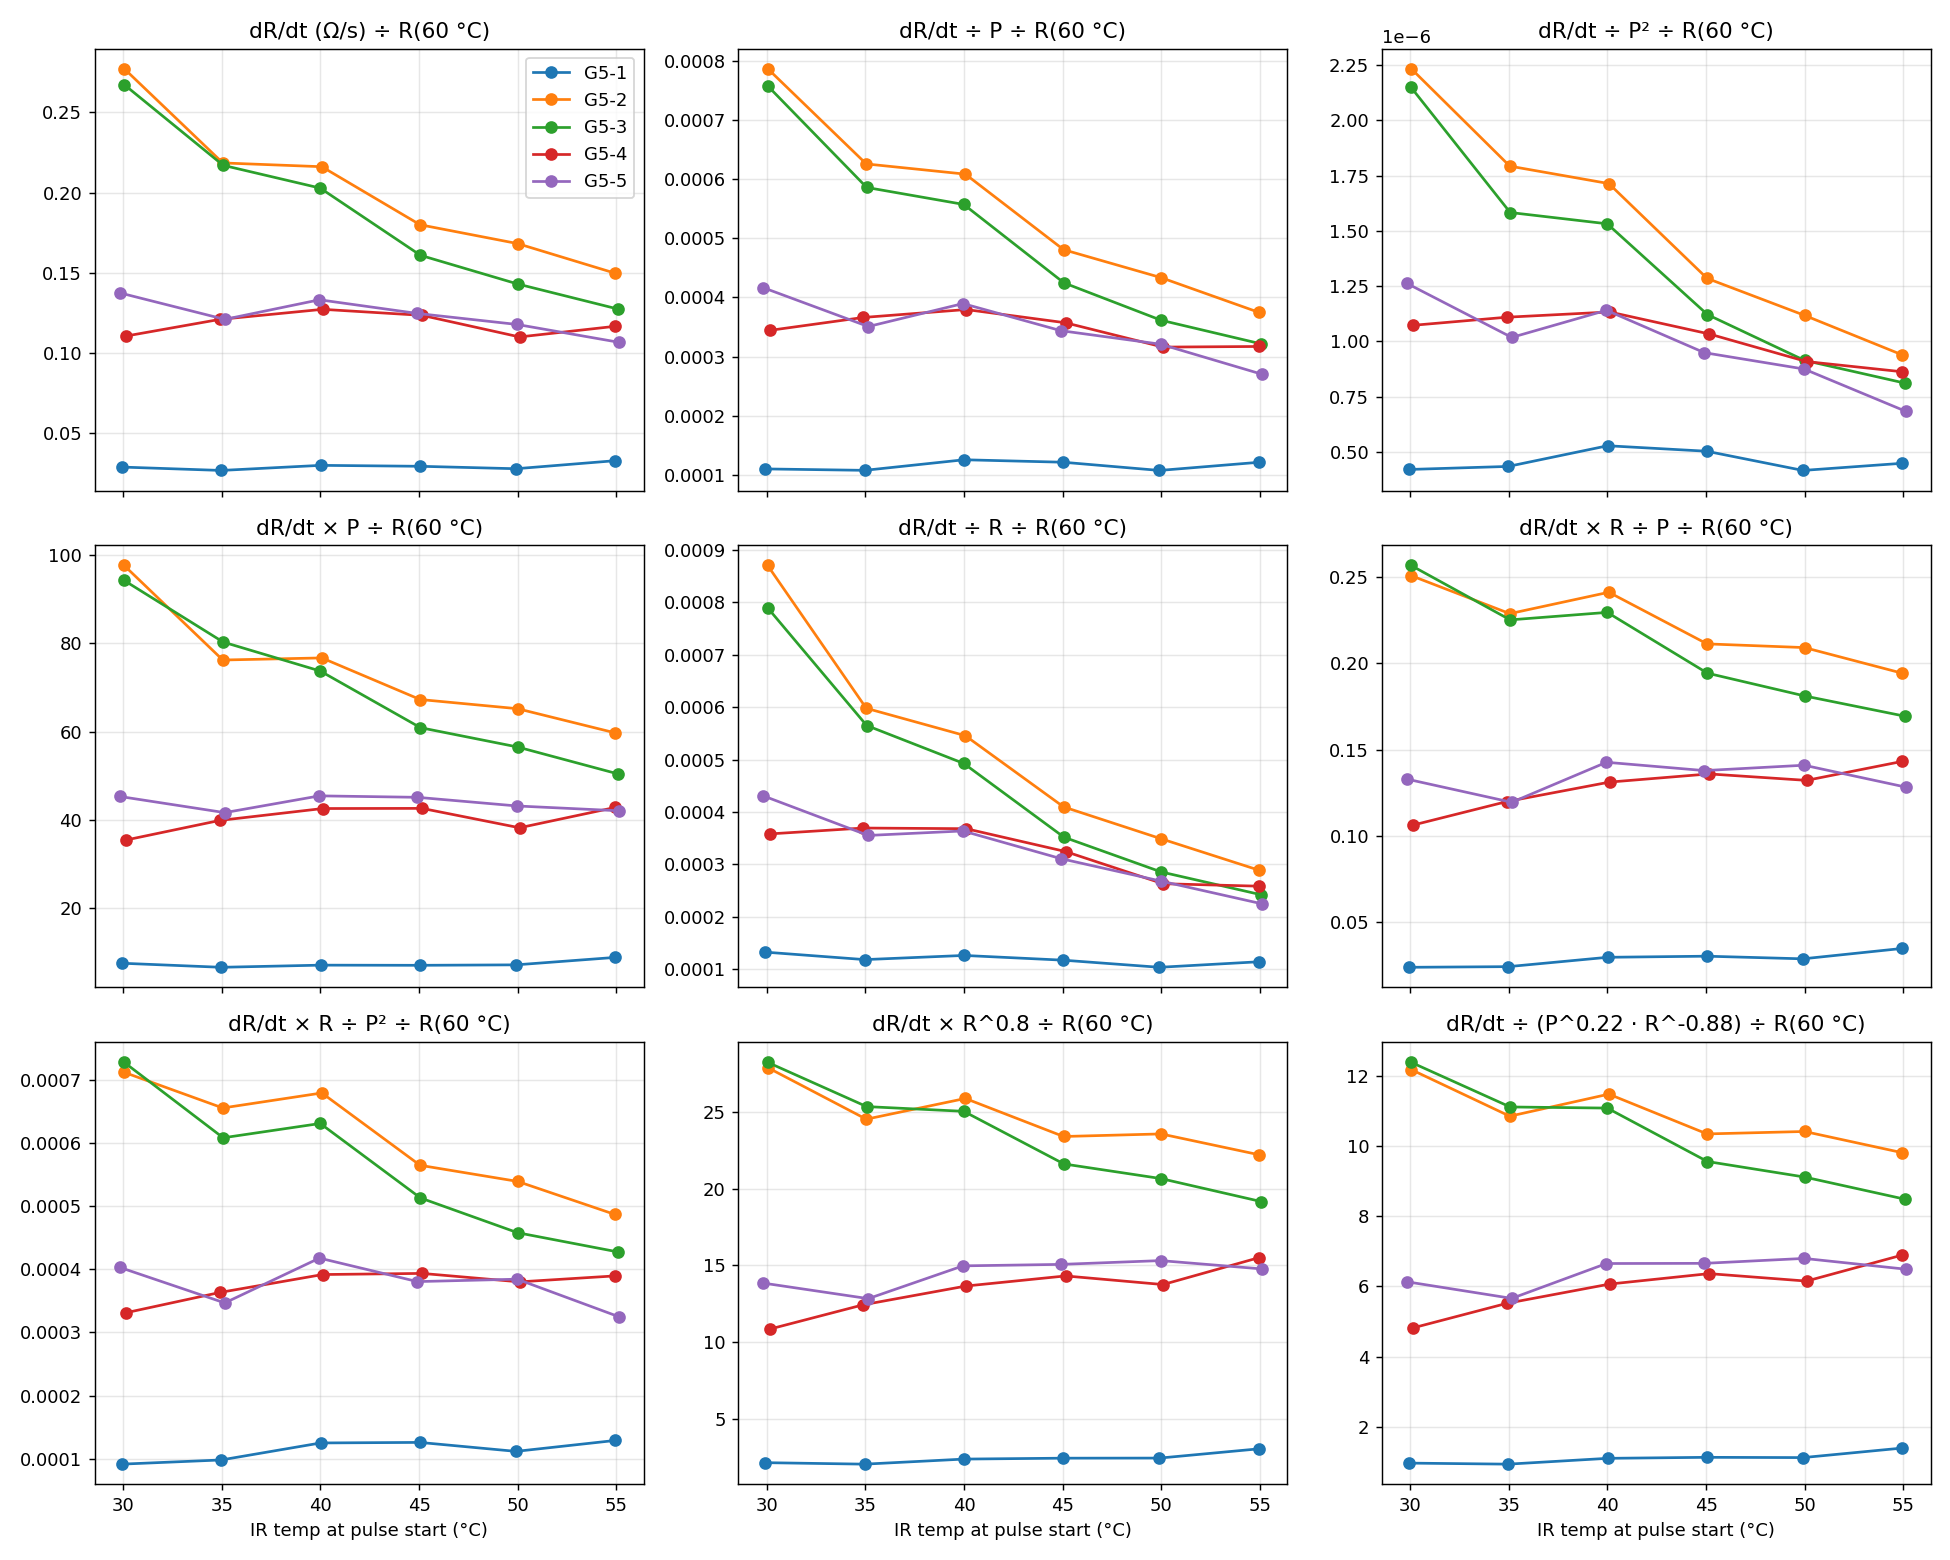

The script that saved this image:
"""Each candidate from dr_candidates.csv divided by that sample's R at IR=60 C (R2 run, mean over t=185-195 s)."""
import glob, pandas as pd, matplotlib
matplotlib.use("Agg")
import matplotlib.pyplot as plt

R60 = {}
for f in glob.glob("G5-*_R2_*.csv"):
    r = pd.read_csv(f)
    w = r[(r.time_s >= 185) & (r.time_s <= 195)]
    assert abs(w.ir_C.mean() - 60) < 0.5, f
    R60[f.split("_")[0]] = w.resistance_ohm.mean()
print({k: round(v, 1) for k, v in sorted(R60.items())})

d = pd.read_csv("dr_candidates.csv")
cols = list(d.columns[9:])  # the candidate columns
d["R60_ohm"] = d["sample"].map(R60)
d[cols] = d[cols].div(d.R60_ohm, axis=0)
d.to_csv("dr_candidates_over_R60.csv", index=False)
fig, axs = plt.subplots(3, 3, figsize=(15, 12), sharex=True)
for ax, k in zip(axs.flat, cols):
    for n, i in d.groupby("sample"):
        ax.plot(i.ir_C, i[k], "o-", label=n)
    ax.set_title(k + " ÷ R(60 °C)"); ax.grid(alpha=.3)
for ax in axs[-1]: ax.set_xlabel("IR temp at pulse start (°C)")
axs[0, 0].legend(); fig.tight_layout(); fig.savefig("dr_candidates_over_R60.png", dpi=130)
